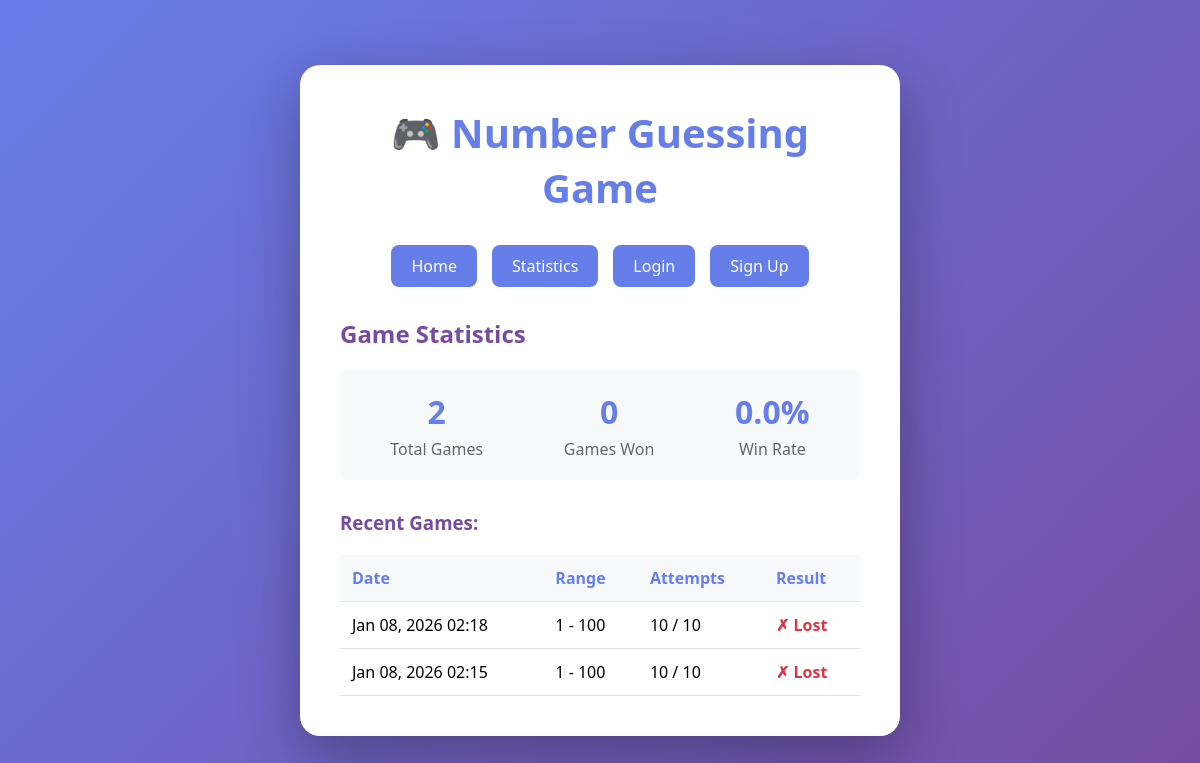
Screenshot of /stats/ with the database file from the repository.
### num_guess_app/models.py (models this page shows, shortened)
class Game(models.Model):
    user = models.ForeignKey(User, on_delete=models.CASCADE, related_name='games', null=True, blank=True)
    secret_number = models.IntegerField()
    attempts = models.IntegerField(default=0)
    max_attempts = models.IntegerField(default=10)
    min_range = models.IntegerField(default=1)
    max_range = models.IntegerField(default=100)
    is_won = models.BooleanField(default=False)
    is_finished = models.BooleanField(default=False)
    created_at = models.DateTimeField(auto_now_add=True)

### num_guess_app/views.py (the view)
# urls.py: path('stats/', views.game_stats, name='game_stats'),
def game_stats(request):
    if request.user.is_authenticated:
        all_games = Game.objects.filter(user=request.user, is_finished=True).order_by('-created_at')[:10]
        total_games = Game.objects.filter(user=request.user, is_finished=True).count()
        won_games = Game.objects.filter(user=request.user, is_won=True).count()
    else:
        all_games = Game.objects.filter(is_finished=True).order_by('-created_at')[:10]
        total_games = Game.objects.filter(is_finished=True).count()
        won_games = Game.objects.filter(is_won=True).count()
    win_rate = (won_games / total_games * 100) if total_games > 0 else 0
    context = {
        'all_games': all_games,
        'total_games': total_games,
        'won_games': won_games,
        'win_rate': round(win_rate, 2),
    }
    return render(request, 'num_guess_app/stats.html', context)

### num_guess_app/templates/num_guess_app/stats.html
{% extends "num_guess_app/base.html" %}
{% block content %}
<h2>Game Statistics</h2>
<div class="stats-card">
    <div class="stat-item">
        <div class="stat-value">{{ total_games }}</div>
        <div class="stat-label">Total Games</div>
    </div>
    <div class="stat-item">
        <div class="stat-value">{{ won_games }}</div>
        <div class="stat-label">Games Won</div>
    </div>
    <div class="stat-item">
        <div class="stat-value">{{ win_rate }}%</div>
        <div class="stat-label">Win Rate</div>
    </div>
</div>
{% if all_games %}
<h3 style="color: #764ba2; margin-top: 30px;">Recent Games:</h3>
<table class="stats-table">
    <thead>
        <tr>
            <th>Date</th>
            <th>Range</th>
            <th>Attempts</th>
            <th>Result</th>
        </tr>
    </thead>
    <tbody>
        {% for game in all_games %}
        <tr>
            <td>{{ game.created_at|date:"M d, Y H:i" }}</td>
            <td>{{ game.min_range }} - {{ game.max_range }}</td>
            <td>{{ game.attempts }} / {{ game.max_attempts }}</td>
            <td>
                {% if game.is_won %}
                    <span style="color: #28a745; font-weight: bold;">✓ Won</span>
                {% else %}
                    <span style="color: #dc3545; font-weight: bold;">✗ Lost</span>
                {% endif %}
            </td>
        </tr>
        {% endfor %}
    </tbody>
</table>
{% else %}
<p style="text-align: center; color: #666; margin-top: 30px;">
    No finished games yet. <a href="{% url 'index' %}" style="color: #667eea;">Start playing!</a>
</p>
{% endif %}
{% endblock %}

### num_guess_app/templates/num_guess_app/base.html (style rules this page uses)
* { margin: 0; padding: 0; box-sizing: border-box; }
body { font-family: 'Segoe UI', Tahoma, Geneva, Verdana, sans-serif; background: linear-gradient(135deg, #667eea 0%, #764ba2 100%); min-height: 100vh; display: flex; justify-content: center; align-items: center; padding: 20px; }
h2 { color: #764ba2; margin-bottom: 20px; }
.stats-table { width: 100%; border-collapse: collapse; margin-top: 20px; }
.stats-table th, .stats-table td { padding: 12px; text-align: left; border-bottom: 1px solid #e0e0e0; }
.stats-table th { background: #f8f9fa; color: #667eea; font-weight: 600; }
.stats-card { background: #f8f9fa; padding: 20px; border-radius: 8px; margin-bottom: 20px; display: flex; justify-content: space-around; flex-wrap: wrap; gap: 20px; }
.stat-item { text-align: center; }
.stat-value { font-size: 2em; font-weight: bold; color: #667eea; }
.stat-label { color: #666; margin-top: 5px; }

### rows the page displays
Game: created_at "Jan 08, 2026 02:18", min_range "1", max_range "100", attempts "10", max_attempts "10", is_won "✗ Lost"
Game: created_at "Jan 08, 2026 02:15", min_range "1", max_range "100", attempts "10", max_attempts "10", is_won "✗ Lost"

### other values shown
{{ total_games }} "2"
{{ won_games }} "0"
{{ win_rate }} "0.0"
